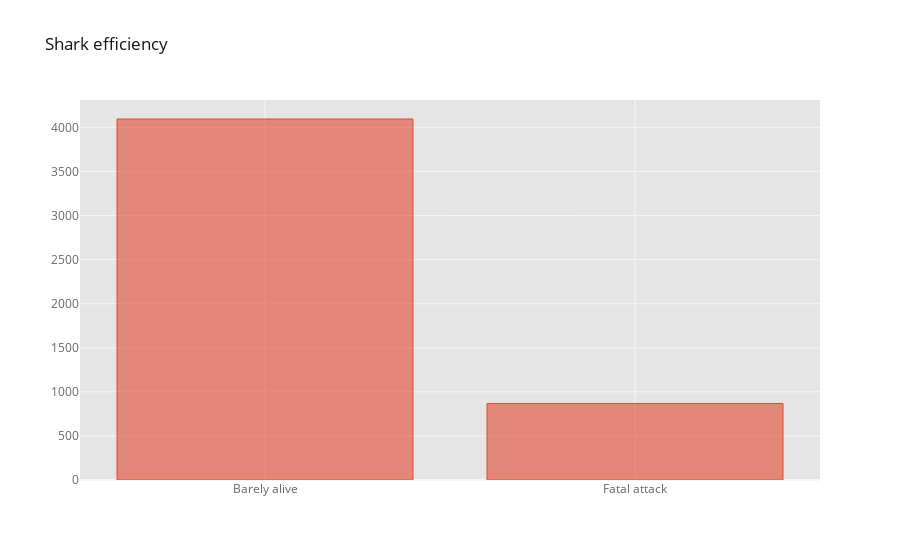

Write notebook code for a chart like this one.
### Markdown cell above
How many of the attacks end up in a confirmed kill, and how many the victim escape alive?

### Code cell
fatality_fig = df["Fatal (Y/N)"].value_counts().iplot(kind="bar", title= "Shark efficiency")
fatality_fig

### Figure 1 — Plotly figure (JSON) as saved in the notebook; plotly's stock layout.template omitted (floating-point values rounded to 4 significant figures)
{"data": [{"marker": {"color": "rgba(226, 74, 51, 0.6)", "line": {"color": "rgba(226, 74, 51, 1.0)", "width": 1}}, "name": "Fatal (Y/N)", "orientation": "v", "text": "", "type": "bar", "x": ["Barely alive", "Fatal attack"], "y": [4095, 868]}], "layout": {"legend": {"bgcolor": "#FFFFFF", "font": {"color": "#666666"}}, "paper_bgcolor": "#FFFFFF", "plot_bgcolor": "#E5E5E5", "title": {"font": {"color": "#151516"}, "text": "Shark efficiency"}, "xaxis": {"gridcolor": "#F6F6F6", "showgrid": true, "tickfont": {"color": "#666666"}, "title": {"font": {"color": "#666666"}, "text": ""}, "zerolinecolor": "#F6F6F6"}, "yaxis": {"gridcolor": "#F6F6F6", "showgrid": true, "tickfont": {"color": "#666666"}, "title": {"font": {"color": "#666666"}, "text": ""}, "zerolinecolor": "#F6F6F6"}}}
